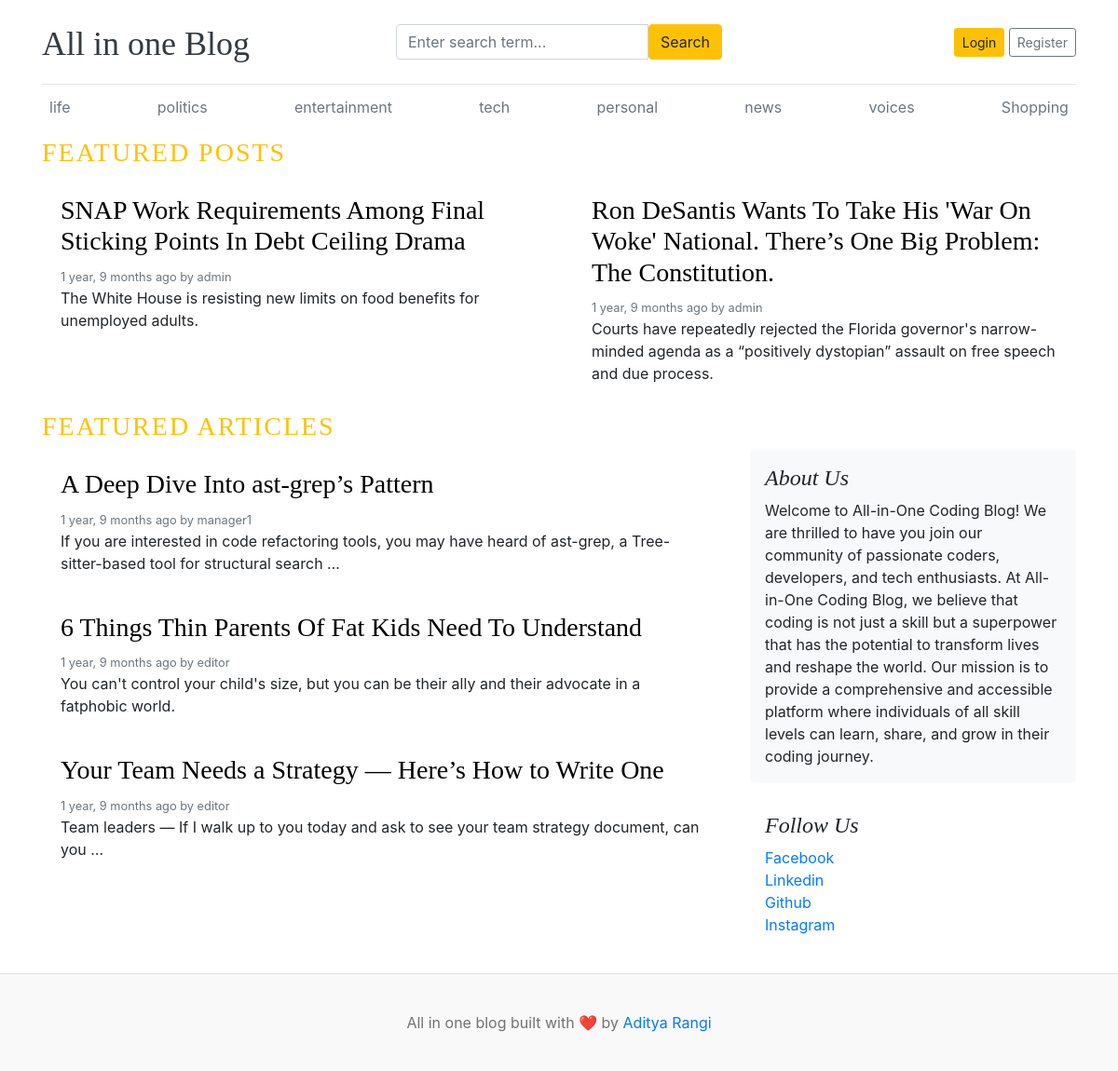
The page / on the database its author committed.
### blog_app/models.py (models this page shows, shortened)
class TimeStampedModel(models.Model):
    created_at = models.DateTimeField(auto_now_add=True)
    updated_at = models.DateTimeField(auto_now=True)
    class Meta:
        abstract = True

class Category(TimeStampedModel):
    name = models.CharField(max_length=50, unique=True)
    class Meta:
        verbose_name_plural = "categories"
    def __str__(self):
        return self.name

class Blog(TimeStampedModel):
    title = models.CharField(max_length=500)
    slug = models.SlugField(max_length=500, unique=True)
    category = models.ForeignKey(
        Category, on_delete=models.CASCADE, related_name="blogs"
    )
    author = models.ForeignKey(User, on_delete=models.CASCADE)
    featured_image = models.ImageField(upload_to="uploads/%Y/%m/%d")
    short_description = models.TextField(max_length=2000)
    blog_body = models.TextField(max_length=5000)
    status = models.CharField(max_length=20, choices=STATUS_CHOICE, default="Draft")
    is_featured = models.BooleanField(default=False)

class About(models.Model):
    header = models.CharField(max_length=50)
    description = models.TextField(max_length=2000)
    class Meta:
        verbose_name_plural = "About"

class SocialLink(models.Model):
    social_name = models.CharField(max_length=20)
    social_url = models.URLField()

### blog_app/views.py (the view)
# urls.py: 2. Add a URL to urlpatterns:  path('', Home.as_view(), name='home')
class Home(View):
    def get(self, request):
        blogs = Blog.objects.filter(status="Published").order_by("-updated_at")
        about = About.objects.last()
        return render(request, "home.html", context={"blogs": blogs, "about": about})

### blog_app/context_processors.py (called while the page is built)
def get_categories(request):
    categories = Category.objects.all()
    social_apps = SocialLink.objects.all()
    return dict(
        tags=categories, social_apps=social_apps
    )  # This function only return the dictionary

### templates/home.html (shortened to what this page needs)
{% extends 'base.html' %}
{% load static %}
{% block body_block %}
<h3 class="text-uppercase text-warning" style="letter-spacing: 2px;">Featured Posts</h3>
  <div class="row mb-2">
    {% for post in blogs %}
    {% if post.is_featured %}
    {% if not forloop.first %}
    <div class="col-md-6">
      <div class="card border-0" >
        <div class="card-body">
          <h3><a href="{% url 'post_by_slug' post.slug %}" style="color:black">{{post.title}}</a></h3>
          <small class="mb-1 text-muted">{{post.created_at | timesince}} ago by {{post.author}}</small>
          <p class="card-text">{{post.short_description | truncatewords:20}}</p>
        </div>
      </div>
    </div>
    {% endif %}
    {% endif %}
    {% endfor %}
  </div>
  <h3 class="text-uppercase text-warning" style="letter-spacing: 2px;">Featured Articles</h3>
  <main role="main" class="container p-0">
    <div class="row">
      <div class="col-md-8 blog-main">
        {% for post in blogs %}
        {% if not post.is_featured %}
        <div class="card border-0" >
            <div class="card-body">
              <h3><a href="{% url 'post_by_slug' post.slug %}" style="color:black">{{post.title}}</a></h3>
              <small class="mb-1 text-muted">{{post.created_at | timesince}} ago by {{post.author}}</small>
              <p class="card-text">{{post.short_description | truncatewords:20}}</p>
            </div>
          </div>
        {% endif %}
        {% endfor %}
      </div>
      <aside class="col-md-4 blog-sidebar">
        <div class="p-3 mb-3 bg-light rounded">
          <h4 class="font-italic">{{about.header}}</h4>
          <p class="mb-0">{{about.description}}</p>
        </div>
        <div class="p-3">
          <h4 class="font-italic">Follow Us</h4>
          <ol class="list-unstyled">
            {% for social_app in social_apps %}
            <li><a href="{{social_app.social_url}}" target="_blank">{{social_app.social_name}}</a></li>
            {% endfor %}
          </ol>
        </div>
      </aside>
    </div>
  </main>
</div>
{% endblock %}

### templates/base.html (shortened to what this page needs)
{% load static %}
<!DOCTYPE html>
<html lang="en">
<head>
    <link href="https://getbootstrap.com/docs/4.0/dist/css/bootstrap.min.css" rel="stylesheet">
    <link href="{% static 'css/blog.css' %}" rel="stylesheet">
    <link rel="stylesheet" href="https://cdnjs.cloudflare.com/ajax/libs/font-awesome/4.7.0/css/font-awesome.min.css">
  </head>
<body>
    <div class="container">
        <header class="blog-header py-3">
          <div class="row flex-nowrap justify-content-between align-items-center">
            <div class="col-4 pt-1">
              <a class="blog-header-logo text-dark" href="/">All in one Blog</a>
            </div>
            <div class="col-4">
              <form action="{% url 'search_category' %}" method="GET">
                <div class="input-group">
                  <input class="form-control" name="keyword" type="text" placeholder="Enter search term..." aria-label="Enter search term..." aria-describedby="button-search" />
                  <button class="btn btn-warning" id="button-search" type="submit">Search</button>
              </div>
              </form>
            </div>
            <div class="col-4 d-flex justify-content-end align-items-center">
              {% if not user.is_authenticated %}
                <a class="btn btn-sm btn-warning" href="{% url 'login_user' %}">Login</a> &nbsp;
                <a class="btn btn-sm btn-outline-secondary" href="{% url 'register_user' %}">Register</a>
              {% else %}
            <a class="btn btn-sm btn-warning" href="{% url 'dashboard' %}">Dashboard </a>&nbsp;
              &emsp;
              <a class="btn btn-sm btn-warning" href="{% url 'logout_user' %}">Logout</a> &nbsp;
              {% endif %}
            </div>
          </div>
        </header>
        <div class="nav-scroller py-1 mb-2">
          <nav class="nav d-flex justify-content-between">
            {% for tag in tags %}
                <a class="p-2 text-muted" href="{% url 'post_by_category' tag.id %}">{{tag}}</a>
            {% endfor%}
          </nav>
        </div>
    {% block body_block %}{% endblock %}
<footer class="blog-footer mt-2">
    <p>All in one blog built with ❤️ by <a href="#">Aditya Rangi</a></p>
</footer>
</body>
</html>

### all_in_one_blog/static/css/blog.css (style rules this page uses)
.blog-header { border-bottom: 1px solid #e5e5e5; }
.blog-header-logo { font-family: "Playfair Display", Georgia, "Times New Roman", serif; font-size: 2.25rem; }
h1, h2, h3, h4, h5, h6 { font-family: "Playfair Display", Georgia, "Times New Roman", serif; }
.blog-footer { padding: 2.5rem 0; color: #727272; text-align: center; background-color: #f9f9f9; border-top: .05rem solid #e5e5e5; }
.blog-footer p:last-child { margin-bottom: 0; }

### rows shown on the page
Category: name "life"
Category: name "politics"
Category: name "entertainment"
Category: name "tech"
Category: name "personal"
Category: name "news"
Category: name "voices"
Category: name "Shopping"
Blog: title "SNAP Work Requirements Among Final Sticking Points In Debt Ceiling Drama", created_at "1 year, 9 months", author "admin", short_description "The White House is resisting new limits on food benefits for unemployed adults."
Blog: title "Ron DeSantis Wants To Take His 'War On Woke' National. There’s One Big Problem: The Constitution.", created_at "1 year, 9 months", author "admin", short_description "Courts have repeatedly rejected the Florida governor's narrow-minded agenda as a “positively dystopian” assault on free speech and due process."
Blog: title "A Deep Dive Into ast-grep’s Pattern", created_at "1 year, 9 months", author "manager1", short_description "If you are interested in code refactoring tools, you may have heard of ast-grep, a Tree-sitter-based tool for structural search …"
Blog: title "6 Things Thin Parents Of Fat Kids Need To Understand", created_at "1 year, 9 months", author "editor", short_description "You can't control your child's size, but you can be their ally and their advocate in a fatphobic world."
Blog: title "Your Team Needs a Strategy — Here’s How to Write One", created_at "1 year, 9 months", author "editor", short_description "Team leaders — If I walk up to you today and ask to see your team strategy document, can you …"
About: header "About Us", description "Welcome to All-in-One Coding Blog! We are thrilled to have you join our community of passionate coders, developers, and tech enthusiasts. At All-in-One Coding Blog, we believe that coding is not just a skill but a superpower that has the potential to transform lives and reshape the world. Our mission is to provide a comprehensive and accessible platform where individuals of all skill levels can learn, share, and grow in their coding journey."
SocialLink: social_name "Facebook"
SocialLink: social_name "Linkedin"
SocialLink: social_name "Github"
SocialLink: social_name "Instagram"
